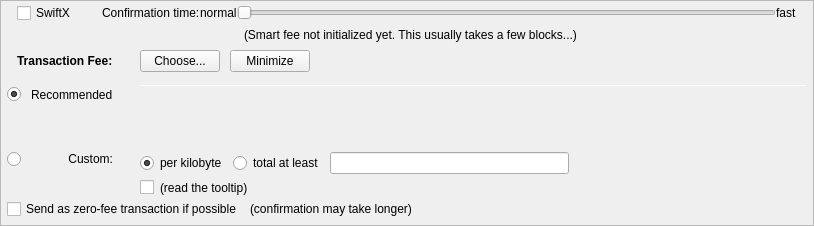
         <widget class="QFrame" name="frameFee">
          <property name="sizePolicy">
           <sizepolicy hsizetype="Expanding" vsizetype="Expanding">
            <horstretch>0</horstretch>
            <verstretch>0</verstretch>
           </sizepolicy>
          </property>
          <property name="maximumSize">
           <size>
            <width>16777215</width>
            <height>16777215</height>
           </size>
          </property>
          <property name="frameShape">
           <enum>QFrame::StyledPanel</enum>
          </property>
          <property name="frameShadow">
           <enum>QFrame::Sunken</enum>
          </property>
          <layout class="QVBoxLayout" name="verticalLayoutFee1">
           <property name="spacing">
            <number>0</number>
           </property>
           <property name="leftMargin">
            <number>0</number>
           </property>
           <property name="topMargin">
            <number>0</number>
           </property>
           <property name="rightMargin">
            <number>0</number>
           </property>
           <property name="bottomMargin">
            <number>0</number>
           </property>
           <item>
            <layout class="QVBoxLayout" name="verticalLayoutFee2" stretch="0,0,0,0">
             <property name="spacing">
              <number>0</number>
             </property>
             <property name="leftMargin">
              <number>6</number>
             </property>
             <property name="topMargin">
              <number>0</number>
             </property>
             <property name="rightMargin">
              <number>6</number>
             </property>
             <item>
              <layout class="QVBoxLayout" name="verticalLayout_feeConf">
               <property name="spacing">
                <number>0</number>
               </property>
               <property name="leftMargin">
                <number>10</number>
               </property>
               <property name="rightMargin">
                <number>10</number>
               </property>
               <property name="bottomMargin">
                <number>5</number>
               </property>
               <item>
                <layout class="QHBoxLayout" name="horizontalLayoutFee9">
                 <item>
                  <widget class="QCheckBox" name="checkSwiftTX">
                   <property name="enabled">
                    <bool>true</bool>
                   </property>
                   <property name="minimumSize">
                    <size>
                     <width>85</width>
                     <height>0</height>
                    </size>
                   </property>
                   <property name="toolTip">
                    <string>SwiftX technology allows for near instant transactions - A flat fee of 0.01 EXCL applies</string>
                   </property>
                   <property name="text">
                    <string>SwiftX</string>
                   </property>
                  </widget>
                 </item>
                 <item>
                  <widget class="QLabel" name="labelSmartFee3">
                   <property name="text">
                    <string>Confirmation time:</string>
                   </property>
                   <property name="margin">
                    <number>2</number>
                   </property>
                  </widget>
                 </item>
                 <item>
                  <widget class="QLabel" name="labelSmartFeeNormal">
                   <property name="text">
                    <string>normal</string>
                   </property>
                   <property name="margin">
                    <number>8</number>
                   </property>
                  </widget>
                 </item>
                 <item>
                  <widget class="QSlider" name="sliderSmartFee">
                   <property name="minimumSize">
                    <size>
                     <width>0</width>
                     <height>24</height>
                    </size>
                   </property>
                   <property name="minimum">
                    <number>0</number>
                   </property>
                   <property name="maximum">
                    <number>24</number>
                   </property>
                   <property name="pageStep">
                    <number>1</number>
                   </property>
                   <property name="value">
                    <number>0</number>
                   </property>
                   <property name="orientation">
                    <enum>Qt::Horizontal</enum>
                   </property>
                   <property name="invertedAppearance">
                    <bool>false</bool>
                   </property>
                   <property name="invertedControls">
                    <bool>false</bool>
                   </property>
                   <property name="tickPosition">
                    <enum>QSlider::NoTicks</enum>
                   </property>
                  </widget>
                 </item>
                 <item>
                  <widget class="QLabel" name="labelSmartFeeFast">
                   <property name="text">
                    <string>fast</string>
                   </property>
                   <property name="margin">
                    <number>8</number>
                   </property>
                  </widget>
                 </item>
                </layout>
               </item>
               <item>
                <layout class="QHBoxLayout" name="horizontalLayout_recommended_texts">
                 <property name="spacing">
                  <number>0</number>
                 </property>
                 <item>
                  <spacer name="horizontalSpacer_8">
                   <property name="orientation">
                    <enum>Qt::Horizontal</enum>
                   </property>
                   <property name="sizeHint" stdset="0">
                    <size>
                     <width>40</width>
                     <height>20</height>
                    </size>
                   </property>
                  </spacer>
                 </item>
                 <item>
                  <widget class="QLabel" name="labelFeeEstimation">
                   <property name="text">
                    <string/>
                   </property>
                   <property name="margin">
                    <number>2</number>
                   </property>
                  </widget>
                 </item>
                 <item>
                  <widget class="QLabel" name="labelSmartFee2">
                   <property name="text">
                    <string>(Smart fee not initialized yet. This usually takes a few blocks...)</string>
                   </property>
                   <property name="alignment">
                    <set>Qt::AlignLeading|Qt::AlignLeft|Qt::AlignVCenter</set>
                   </property>
                   <property name="wordWrap">
                    <bool>false</bool>
                   </property>
                   <property name="margin">
                    <number>2</number>
                   </property>
                   <property name="indent">
                    <number>-1</number>
                   </property>
                  </widget>
                 </item>
                 <item>
                  <spacer name="horizontalSpacer_3">
                   <property name="orientation">
                    <enum>Qt::Horizontal</enum>
                   </property>
                   <property name="sizeHint" stdset="0">
                    <size>
                     <width>40</width>
                     <height>20</height>
                    </size>
                   </property>
                  </spacer>
                 </item>
                </layout>
               </item>
              </layout>
             </item>
             <item>
              <layout class="QHBoxLayout" name="horizontalLayoutFee1">
               <property name="leftMargin">
                <number>10</number>
               </property>
               <property name="rightMargin">
                <number>10</number>
               </property>
               <property name="bottomMargin">
                <number>0</number>
               </property>
               <item>
                <layout class="QVBoxLayout" name="verticalLayoutFee7">
                 <property name="spacing">
                  <number>0</number>
                 </property>
                 <item>
                  <layout class="QHBoxLayout" name="horizontalLayoutSmartFee">
                   <property name="spacing">
                    <number>10</number>
                   </property>
                   <item>
                    <widget class="QLabel" name="labelFeeHeadline">
                     <property name="sizePolicy">
                      <sizepolicy hsizetype="Preferred" vsizetype="Maximum">
                       <horstretch>0</horstretch>
                       <verstretch>0</verstretch>
                      </sizepolicy>
                     </property>
                     <property name="font">
                      <font>
                       <weight>75</weight>
                       <bold>true</bold>
                      </font>
                     </property>
                     <property name="styleSheet">
                      <string notr="true">font-weight:bold;</string>
                     </property>
                     <property name="text">
                      <string>Transaction Fee:</string>
                     </property>
                    </widget>
                   </item>
                   <item>
                    <widget class="QLabel" name="labelFeeMinimized">
                     <property name="text">
                      <string/>
                     </property>
                    </widget>
                   </item>
                   <item>
                    <widget class="QPushButton" name="buttonChooseFee">
                     <property name="text">
                      <string>Choose...</string>
                     </property>
                    </widget>
                   </item>
                   <item>
                    <widget class="QPushButton" name="buttonMinimizeFee">
                     <property name="toolTip">
                      <string>collapse fee-settings</string>
                     </property>
                     <property name="text">
                      <string>Minimize</string>
                     </property>
                    </widget>
                   </item>
                  </layout>
                 </item>
                 <item>
                  <spacer name="verticalSpacer_5">
                   <property name="orientation">
                    <enum>Qt::Vertical</enum>
                   </property>
                   <property name="sizeHint" stdset="0">
                    <size>
                     <width>1</width>
                     <height>1</height>
                    </size>
                   </property>
                  </spacer>
                 </item>
                </layout>
               </item>
               <item>
                <spacer name="horizontalSpacer_4">
                 <property name="orientation">
                  <enum>Qt::Horizontal</enum>
                 </property>
                 <property name="sizeHint" stdset="0">
                  <size>
                   <width>40</width>
                   <height>20</height>
                  </size>
                 </property>
                </spacer>
               </item>
              </layout>
             </item>
             <item>
              <widget class="QFrame" name="frameFeeSelection">
               <layout class="QVBoxLayout" name="verticalLayoutFee12">
                <property name="spacing">
                 <number>0</number>
                </property>
                <property name="leftMargin">
                 <number>0</number>
                </property>
                <property name="topMargin">
                 <number>0</number>
                </property>
                <property name="rightMargin">
                 <number>0</number>
                </property>
                <property name="bottomMargin">
                 <number>0</number>
                </property>
                <item>
                 <layout class="QGridLayout" name="gridLayoutFee">
                  <property name="topMargin">
                   <number>10</number>
                  </property>
                  <property name="bottomMargin">
                   <number>4</number>
                  </property>
                  <property name="horizontalSpacing">
                   <number>10</number>
                  </property>
                  <property name="verticalSpacing">
                   <number>4</number>
                  </property>
                  <item row="2" column="0">
                   <layout class="QVBoxLayout" name="verticalLayoutFee4" stretch="0">
                    <item>
                     <spacer name="verticalSpacer_2">
                      <property name="orientation">
                       <enum>Qt::Vertical</enum>
                      </property>
                      <property name="sizeHint" stdset="0">
                       <size>
                        <width>1</width>
                        <height>1</height>
                       </size>
                      </property>
                     </spacer>
                    </item>
                   </layout>
                  </item>
                  <item row="3" column="0">
                   <layout class="QVBoxLayout" name="verticalLayoutFee9" stretch="0,1">
                    <item>
                     <widget class="QRadioButton" name="radioCustomFee">
                      <property name="text">
                       <string/>
                      </property>
                      <attribute name="buttonGroup">
                       <string notr="true">groupFee</string>
                      </attribute>
                     </widget>
                    </item>
                    <item>
                     <spacer name="verticalSpacer_6">
                      <property name="orientation">
                       <enum>Qt::Vertical</enum>
                      </property>
                      <property name="sizeHint" stdset="0">
                       <size>
                        <width>1</width>
                        <height>1</height>
                       </size>
                      </property>
                     </spacer>
                    </item>
                   </layout>
                  </item>
                  <item row="3" column="1">
                   <widget class="QLabel" name="labelCustomFee">
                    <property name="text">
                     <string>Custom:</string>
                    </property>
                    <property name="alignment">
                     <set>Qt::AlignRight|Qt::AlignTop|Qt::AlignTrailing</set>
                    </property>
                   </widget>
                  </item>
                  <item row="3" column="4">
                   <layout class="QVBoxLayout" name="verticalLayoutFee8">
                    <property name="spacing">
                     <number>6</number>
                    </property>
                    <item>
                     <layout class="QHBoxLayout" name="horizontalLayoutFee13">
                      <item>
                       <widget class="QRadioButton" name="radioCustomPerKilobyte">
                        <property name="toolTip">
                         <string>If the custom fee is set to 1000 uEXCLs and the transaction is only 250 bytes, then &quot;per kilobyte&quot; only pays 250 uEXCLs in fee,&lt;br /&gt;while &quot;at least&quot; pays 1000 uEXCLs. For transactions bigger than a kilobyte both pay by kilobyte.</string>
                        </property>
                        <property name="text">
                         <string>per kilobyte</string>
                        </property>
                        <property name="checked">
                         <bool>true</bool>
                        </property>
                        <attribute name="buttonGroup">
                         <string notr="true">groupCustomFee</string>
                        </attribute>
                       </widget>
                      </item>
                      <item>
                       <widget class="QRadioButton" name="radioCustomAtLeast">
                        <property name="toolTip">
                         <string>If the custom fee is set to 1000 uEXCLs and the transaction is only 250 bytes, then &quot;per kilobyte&quot; only pays 250 uEXCLs in fee,&lt;br /&gt;while &quot;total at least&quot; pays 1000 uEXCLs. For transactions bigger than a kilobyte both pay by kilobyte.</string>
                        </property>
                        <property name="text">
                         <string>total at least</string>
                        </property>
                        <attribute name="buttonGroup">
                         <string notr="true">groupCustomFee</string>
                        </attribute>
                       </widget>
                      </item>
                      <item>
                       <widget class="BitcoinAmountField" name="customFee"/>
                      </item>
                      <item>
                       <spacer name="horizontalSpacer_6">
                        <property name="orientation">
                         <enum>Qt::Horizontal</enum>
                        </property>
                        <property name="sizeHint" stdset="0">
                         <size>
                          <width>1</width>
                          <height>1</height>
                         </size>
                        </property>
                       </spacer>
                      </item>
                     </layout>
                    </item>
                    <item>
                     <layout class="QHBoxLayout" name="horizontalLayoutFee8">
                      <item>
                       <widget class="QCheckBox" name="checkBoxMinimumFee">
                        <property name="toolTip">
                         <string>Paying only the minimum fee is just fine as long as there is less transaction volume than space in the blocks.&lt;br /&gt;But be aware that this can end up in a never confirming transaction once there is more demand for EXCL transactions than the network can process.</string>
                        </property>
                        <property name="text">
                         <string/>
                        </property>
                       </widget>
                      </item>
                      <item>
                       <widget class="QLabel" name="labelMinFeeWarning">
                        <property name="enabled">
                         <bool>true</bool>
                        </property>
                        <property name="toolTip">
                         <string>Paying only the minimum fee is just fine as long as there is less transaction volume than space in the blocks.&lt;br /&gt;But be aware that this can end up in a never confirming transaction once there is more demand for EXCL transactions than the network can process.</string>
                        </property>
                        <property name="text">
                         <string>(read the tooltip)</string>
                        </property>
                        <property name="margin">
                         <number>5</number>
                        </property>
                       </widget>
                      </item>
                      <item>
                       <spacer name="horizontalSpacer_2">
                        <property name="orientation">
                         <enum>Qt::Horizontal</enum>
                        </property>
                        <property name="sizeHint" stdset="0">
                         <size>
                          <width>1</width>
                          <height>1</height>
                         </size>
                        </property>
                       </spacer>
                      </item>
                     </layout>
                    </item>
                   </layout>
                  </item>
                  <item row="1" column="1">
                   <widget class="QLabel" name="labelSmartFee_2">
                    <property name="text">
                     <string>Recommended</string>
                    </property>
                   </widget>
                  </item>
                  <item row="1" column="2">
                   <widget class="QLabel" name="labelSmartFee">
                    <property name="text">
                     <string/>
                    </property>
                    <property name="margin">
                     <number>2</number>
                    </property>
                   </widget>
                  </item>
                  <item row="1" column="0">
                   <widget class="QRadioButton" name="radioSmartFee">
                    <property name="text">
                     <string/>
                    </property>
                    <property name="checked">
                     <bool>true</bool>
                    </property>
                    <attribute name="buttonGroup">
                     <string notr="true">groupFee</string>
                    </attribute>
                   </widget>
                  </item>
                  <item row="0" column="4" rowspan="3">
                   <layout class="QVBoxLayout" name="verticalLayoutFee3" stretch="0,0,0,0">
                    <property name="spacing">
                     <number>6</number>
                    </property>
                    <property name="topMargin">
                     <number>2</number>
                    </property>
                    <property name="bottomMargin">
                     <number>20</number>
                    </property>
                    <item>
                     <widget class="Line" name="line_2">
                      <property name="minimumSize">
                       <size>
                        <width>0</width>
                        <height>1</height>
                       </size>
                      </property>
                      <property name="maximumSize">
                       <size>
                        <width>16777215</width>
                        <height>1</height>
                       </size>
                      </property>
                      <property name="orientation">
                       <enum>Qt::Horizontal</enum>
                      </property>
                     </widget>
                    </item>
                    <item>
                     <layout class="QHBoxLayout" name="horizontalLayoutFee12">
                      <item>
                       <spacer name="horizontalSpacer_5">
                        <property name="orientation">
                         <enum>Qt::Horizontal</enum>
                        </property>
                        <property name="sizeHint" stdset="0">
                         <size>
                          <width>1</width>
                          <height>1</height>
                         </size>
                        </property>
                       </spacer>
                      </item>
                     </layout>
                    </item>
                    <item>
                     <spacer name="verticalSpacer_4">
                      <property name="orientation">
                       <enum>Qt::Vertical</enum>
                      </property>
                      <property name="sizeHint" stdset="0">
                       <size>
                        <width>1</width>
                        <height>1</height>
                       </size>
                      </property>
                     </spacer>
                    </item>
                    <item>
                     <spacer name="verticalSpacer_3">
                      <property name="orientation">
                       <enum>Qt::Vertical</enum>
                      </property>
                      <property name="sizeHint" stdset="0">
                       <size>
                        <width>20</width>
                        <height>40</height>
                       </size>
                      </property>
                     </spacer>
                    </item>
                   </layout>
                  </item>
                 </layout>
                </item>
                <item>
                 <layout class="QHBoxLayout" name="horizontalLayoutFee5" stretch="0,0,0">
                  <property name="spacing">
                   <number>8</number>
                  </property>
                  <property name="bottomMargin">
                   <number>4</number>
                  </property>
                  <item>
                   <widget class="QCheckBox" name="checkBoxFreeTx">
                    <property name="text">
                     <string>Send as zero-fee transaction if possible</string>
                    </property>
                   </widget>
                  </item>
                  <item>
                   <widget class="QLabel" name="labelFreeTx">
                    <property name="text">
                     <string>(confirmation may take longer)</string>
                    </property>
                    <property name="margin">
                     <number>5</number>
                    </property>
                   </widget>
                  </item>
                  <item>
                   <spacer name="horizontalSpacerFee5">
                    <property name="orientation">
                     <enum>Qt::Horizontal</enum>
                    </property>
                    <property name="sizeHint" stdset="0">
                     <size>
                      <width>1</width>
                      <height>1</height>
                     </size>
                    </property>
                   </spacer>
                  </item>
                 </layout>
                </item>
                <item>
                 <spacer name="verticalSpacerFee2">
                  <property name="orientation">
                   <enum>Qt::Vertical</enum>
                  </property>
                  <property name="sizeHint" stdset="0">
                   <size>
                    <width>1</width>
                    <height>1</height>
                   </size>
                  </property>
                 </spacer>
                </item>
               </layout>
              </widget>
             </item>
             <item>
              <spacer name="verticalSpacerFee">
               <property name="orientation">
                <enum>Qt::Vertical</enum>
               </property>
               <property name="sizeHint" stdset="0">
                <size>
                 <width>800</width>
                 <height>1</height>
                </size>
               </property>
              </spacer>
             </item>
            </layout>
           </item>
          </layout>
         </widget>
